Frame 1 (no input): blank canvas, image omitted
Frame 60 (no input): blank canvas, image omitted
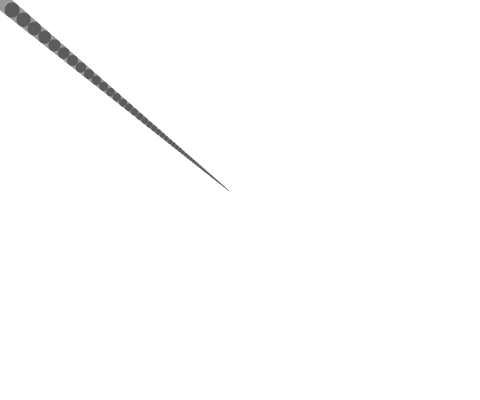
Frame 120 (the mouse pressed at the canvas centre since frame 60)

The p5.js sketch whose frames 1 and 60 were blank and that drew this single picture after the mouse press (run headless with seeded random() and noise() and a simulated clock; from frame 60 on, the mouse is pressed at the canvas centre):

// p5.js sketch
// ── sketch.js
var x = 0;
var y = 0;
var px = 0;
var py = 0;
var suavizado = 0.05;

function setup() {
  createCanvas(480, 400);
  stroke(0, 102);
}

function draw() {
  var objetivoX = mouseX;
  x = x + (objetivoX - x) * suavizado;
  
  var objetivoY = mouseY;
  y = y + (objetivoY - y) * suavizado;
  
  var peso = dist(x, y, px, py);
  strokeWeight(peso);
  line(x, y, px, py);
  py = y;
  px = x;

}
